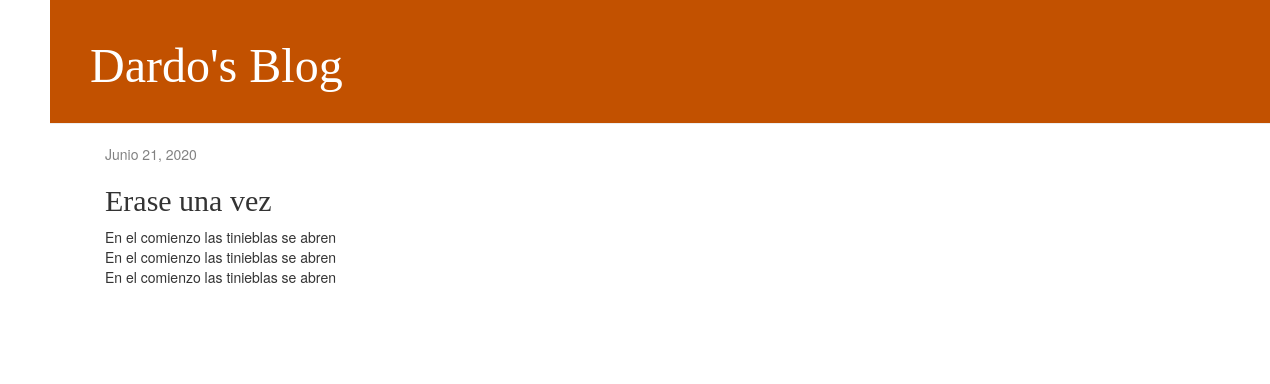
The app's page /post/1/ with its own data.
### blog/models.py (models this page shows, shortened)
class Post (models.Model):
    author = models.ForeignKey('auth.User', on_delete=models.CASCADE)
    title = models.CharField(max_length= 200)
    text = models.TextField()
    created_date = models.DateTimeField(default=timezone.now)
    published_date = models.DateField(blank= True, null= True)

### blog/views.py (the view)
# urls.py: path('post/<int:pk>/',views.post_detail, name='post_detail'),
def post_detail(request,pk):
    post = get_object_or_404(Post,pk=pk)
    return render(request, 'blog/post_detail.html',{'post':post})

### blog/templates/blog/post_detail.html (shortened to what this page needs)
<!DOCTYPE html>
{% extends 'blog/base.html' %}
{% block content %}
    <div class="post">
        {% if post.published_date %}
            <div class="date">
                {{ post.published_date }}
            </div>
        {% endif %}
        <h2>{{ post.title }}</h2>
        <p>{{ post.text|linebreaksbr }}</p>
    </div>
{% endblock %}

### blog/static/css/blog.css (style rules this page uses)
body { padding-left: 50px; }
h1, h2, h3, h4 { font-family: 'Lobster', cursive; }
.date { color: #828282; }
.post { margin-bottom: 70px; }

### records on screen
Post: published_date "Junio 21, 2020", title "Erase una vez", text "En el comienzo las tinieblas se abren En el comienzo las tinieblas se abren En el comienzo las tinieblas se abren"
